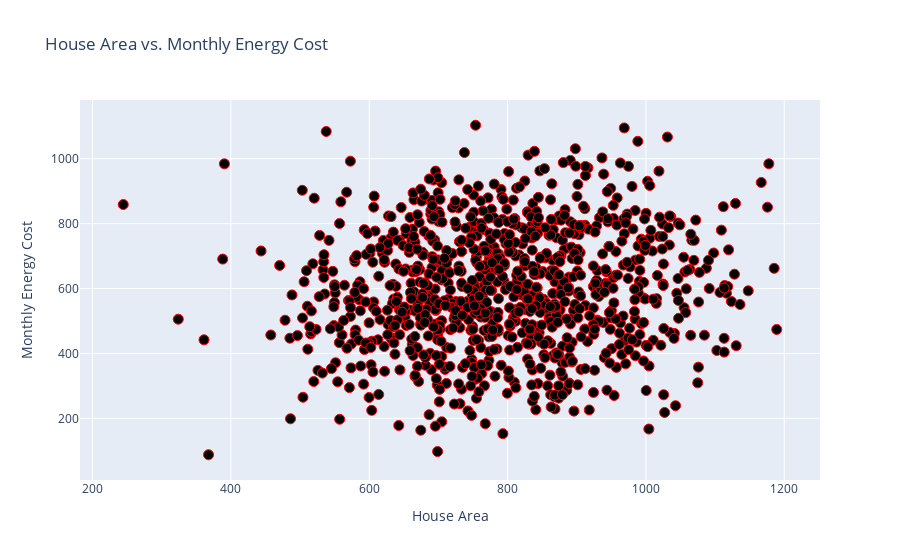

The notebook cell this image was saved under:
### Code cell
# Updating figure parameters has side-effects (calling update methods permanently modifies the figure)
fig

### Figure 1 — Plotly figure (JSON) as saved in the notebook; plotly's stock layout.template omitted (floating-point values rounded to 4 significant figures; data arrays with more than 128 entries replaced by an {"elided": "..."} marker saying what was removed)
{"data": [{"marker": {"color": "black", "line": {"color": "red", "width": 1}, "size": 10}, "mode": "markers", "name": "area", "text": {"elided": "1000 float values"}, "type": "scatter", "x": {"elided": "1000 float values"}, "y": {"elided": "1000 float values"}}], "layout": {"title": {"text": "House Area vs. Monthly Energy Cost"}, "xaxis": {"ticklen": 100, "title": {"text": "House Area"}, "zeroline": true}, "yaxis": {"ticklen": 100, "title": {"text": "Monthly Energy Cost"}, "zeroline": true}}}
